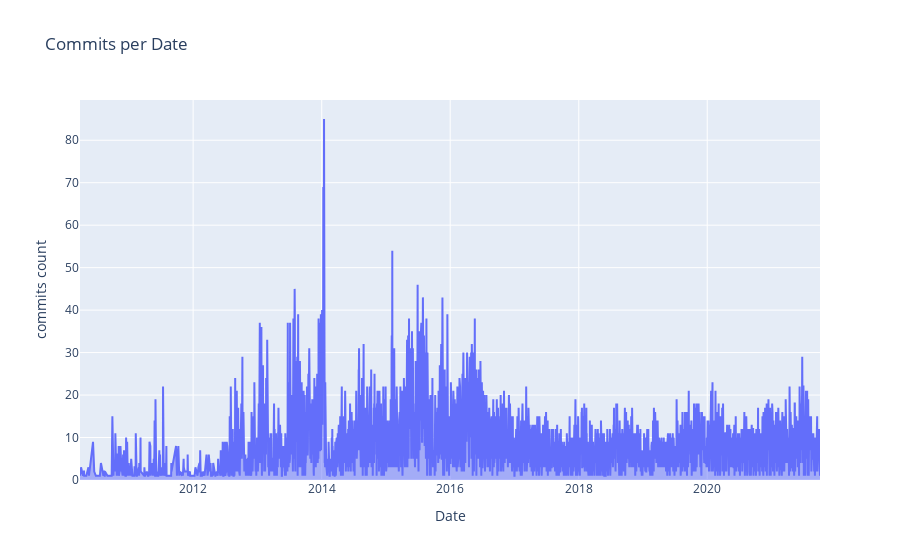

Notebook source saved alongside this figure:
### Code cell
fig = go.Figure(
    go.Scatter(x=commits_by_day.index,
            y=commits_by_day.commit_count,
            text= commits_by_day.commit_count,
            fill='tozeroy')
)
fig.update_layout(
    title="Commits per Date",
    xaxis_title="Date",
    yaxis_title="commits count",     
)
fig.show()

### Figure 1 — Plotly figure (JSON) as saved in the notebook; plotly's stock layout.template omitted (floating-point values rounded to 4 significant figures; data arrays with more than 128 entries replaced by an {"elided": "..."} marker saying what was removed)
{"data": [{"fill": "tozeroy", "text": {"elided": "3524 int values"}, "type": "scatter", "x": {"elided": "3524 str values"}, "y": {"elided": "3524 int values"}}], "layout": {"title": {"text": "Commits per Date"}, "xaxis": {"title": {"text": "Date"}}, "yaxis": {"title": {"text": "commits count"}}}}
